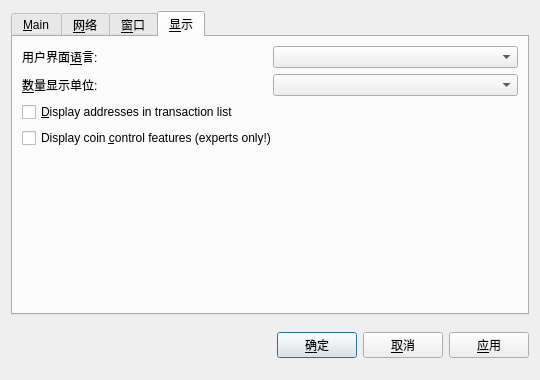
<?xml version="1.0" encoding="UTF-8"?>
<ui version="4.0">
 <class>OptionsDialog</class>
 <widget class="QDialog" name="OptionsDialog">
  <property name="geometry">
   <rect>
    <x>0</x>
    <y>0</y>
    <width>540</width>
    <height>380</height>
   </rect>
  </property>
  <property name="windowTitle">
   <string>Options</string>
  </property>
  <property name="modal">
   <bool>true</bool>
  </property>
  <layout class="QVBoxLayout" name="verticalLayout">
   <item>
    <widget class="QTabWidget" name="tabWidget">
     <property name="tabPosition">
      <enum>QTabWidget::North</enum>
     </property>
     <property name="currentIndex">
      <number>3</number>
     </property>
     <widget class="QWidget" name="tabMain">
      <attribute name="title">
       <string>&amp;Main</string>
      </attribute>
      <layout class="QVBoxLayout" name="verticalLayout_Main">
       <item>
        <widget class="QLabel" name="transactionFeeInfoLabel">
         <property name="text">
          <string>Optional transaction fee per kB that helps make sure your transactions are processed quickly. Most transactions are 1 kB.</string>
         </property>
         <property name="textFormat">
          <enum>Qt::PlainText</enum>
         </property>
         <property name="wordWrap">
          <bool>true</bool>
         </property>
        </widget>
       </item>
       <item>
        <layout class="QHBoxLayout" name="horizontalLayout_1_Main">
         <item>
          <widget class="QLabel" name="transactionFeeLabel">
           <property name="text">
            <string>Pay transaction &amp;fee</string>
           </property>
           <property name="textFormat">
            <enum>Qt::PlainText</enum>
           </property>
           <property name="buddy">
            <cstring>transactionFee</cstring>
           </property>
          </widget>
         </item>
         <item>
          <widget class="BitcoinAmountField" name="transactionFee"/>
         </item>
         <item>
          <spacer name="horizontalSpacer_1_Main">
           <property name="orientation">
            <enum>Qt::Horizontal</enum>
           </property>
           <property name="sizeHint" stdset="0">
            <size>
             <width>40</width>
             <height>20</height>
            </size>
           </property>
          </spacer>
         </item>
        </layout>
       </item>
       <item>
        <widget class="QCheckBox" name="bitcoinAtStartup">
         <property name="toolTip">
          <string>Automatically start Kangyuanjifen after logging in to the system.</string>
         </property>
         <property name="text">
          <string>&amp;Start Kangyuanjifen on system login</string>
         </property>
        </widget>
       </item>
       <item>
        <spacer name="verticalSpacer_Main">
         <property name="orientation">
          <enum>Qt::Vertical</enum>
         </property>
         <property name="sizeHint" stdset="0">
          <size>
           <width>20</width>
           <height>40</height>
          </size>
         </property>
        </spacer>
       </item>
       <item>
        <layout class="QHBoxLayout" name="horizontalLayout_2_Main">
         <item>
          <spacer name="horizontalSpacer_2_Main">
           <property name="orientation">
            <enum>Qt::Horizontal</enum>
           </property>
           <property name="sizeHint" stdset="0">
            <size>
             <width>40</width>
             <height>20</height>
            </size>
           </property>
          </spacer>
         </item>
         <item>
          <widget class="QPushButton" name="resetButton">
           <property name="toolTip">
            <string>Reset all client options to default.</string>
           </property>
           <property name="text">
            <string>&amp;Reset Options</string>
           </property>
           <property name="autoDefault">
            <bool>false</bool>
           </property>
          </widget>
         </item>
        </layout>
       </item>
      </layout>
     </widget>
     <widget class="QWidget" name="tabNetwork">
      <attribute name="title">
       <string>&amp;网络</string>
      </attribute>
      <layout class="QVBoxLayout" name="verticalLayout_Network">
       <item>
        <widget class="QCheckBox" name="mapPortUpnp">
         <property name="toolTip">
          <string>Automatically open the Kangyuanjifen client port on the router. This only works when your router supports UPnP and it is enabled.</string>
         </property>
         <property name="text">
          <string>Map port using &amp;UPnP</string>
         </property>
        </widget>
       </item>
       <item>
        <widget class="QCheckBox" name="connectSocks">
         <property name="toolTip">
          <string>Connect to the Kangyuanjifen network through a SOCKS proxy (e.g. when connecting through Tor).</string>
         </property>
         <property name="text">
          <string>&amp;Connect through SOCKS proxy:</string>
         </property>
        </widget>
       </item>
       <item>
        <layout class="QHBoxLayout" name="horizontalLayout_Network">
         <item>
          <widget class="QLabel" name="proxyIpLabel">
           <property name="text">
            <string>Proxy &amp;IP:</string>
           </property>
           <property name="textFormat">
            <enum>Qt::PlainText</enum>
           </property>
           <property name="buddy">
            <cstring>proxyIp</cstring>
           </property>
          </widget>
         </item>
         <item>
          <widget class="QValidatedLineEdit" name="proxyIp">
           <property name="maximumSize">
            <size>
             <width>140</width>
             <height>16777215</height>
            </size>
           </property>
           <property name="toolTip">
            <string>IP address of the proxy (e.g. 127.0.0.1)</string>
           </property>
          </widget>
         </item>
         <item>
          <widget class="QLabel" name="proxyPortLabel">
           <property name="text">
            <string>&amp;Port:</string>
           </property>
           <property name="textFormat">
            <enum>Qt::PlainText</enum>
           </property>
           <property name="buddy">
            <cstring>proxyPort</cstring>
           </property>
          </widget>
         </item>
         <item>
          <widget class="QLineEdit" name="proxyPort">
           <property name="maximumSize">
            <size>
             <width>55</width>
             <height>16777215</height>
            </size>
           </property>
           <property name="toolTip">
            <string>Port of the proxy (e.g. 9050)</string>
           </property>
          </widget>
         </item>
         <item>
          <widget class="QLabel" name="socksVersionLabel">
           <property name="text">
            <string>SOCKS &amp;Version:</string>
           </property>
           <property name="textFormat">
            <enum>Qt::PlainText</enum>
           </property>
           <property name="buddy">
            <cstring>socksVersion</cstring>
           </property>
          </widget>
         </item>
         <item>
          <widget class="QValueComboBox" name="socksVersion">
           <property name="toolTip">
            <string>SOCKS version of the proxy (e.g. 5)</string>
           </property>
          </widget>
         </item>
         <item>
          <spacer name="horizontalSpacer_Network">
           <property name="orientation">
            <enum>Qt::Horizontal</enum>
           </property>
           <property name="sizeHint" stdset="0">
            <size>
             <width>40</width>
             <height>20</height>
            </size>
           </property>
          </spacer>
         </item>
        </layout>
       </item>
       <item>
        <spacer name="verticalSpacer_Network">
         <property name="orientation">
          <enum>Qt::Vertical</enum>
         </property>
         <property name="sizeHint" stdset="0">
          <size>
           <width>20</width>
           <height>40</height>
          </size>
         </property>
        </spacer>
       </item>
      </layout>
     </widget>
     <widget class="QWidget" name="tabWindow">
      <attribute name="title">
       <string>&amp;窗口</string>
      </attribute>
      <layout class="QVBoxLayout" name="verticalLayout_Window">
       <item>
        <widget class="QCheckBox" name="minimizeToTray">
         <property name="toolTip">
          <string>Show only a tray icon after minimizing the window.</string>
         </property>
         <property name="text">
          <string>&amp;Minimize to the tray instead of the taskbar</string>
         </property>
        </widget>
       </item>
       <item>
        <widget class="QCheckBox" name="minimizeOnClose">
         <property name="toolTip">
          <string>Minimize instead of exit the application when the window is closed. When this option is enabled, the application will be closed only after selecting Quit in the menu.</string>
         </property>
         <property name="text">
          <string>M&amp;inimize on close</string>
         </property>
        </widget>
       </item>
       <item>
        <spacer name="verticalSpacer_Window">
         <property name="orientation">
          <enum>Qt::Vertical</enum>
         </property>
         <property name="sizeHint" stdset="0">
          <size>
           <width>20</width>
           <height>40</height>
          </size>
         </property>
        </spacer>
       </item>
      </layout>
     </widget>
     <widget class="QWidget" name="tabDisplay">
      <attribute name="title">
       <string>&amp;显示</string>
      </attribute>
      <layout class="QVBoxLayout" name="verticalLayout_Display">
       <item>
        <layout class="QHBoxLayout" name="horizontalLayout_1_Display">
         <item>
          <widget class="QLabel" name="langLabel">
           <property name="text">
            <string>用户界面&amp;语言:</string>
           </property>
           <property name="textFormat">
            <enum>Qt::PlainText</enum>
           </property>
           <property name="buddy">
            <cstring>lang</cstring>
           </property>
          </widget>
         </item>
         <item>
          <widget class="QValueComboBox" name="lang">
           <property name="toolTip">
            <string>The user interface language can be set here. This setting will take effect after restarting Kangyuanjifen.</string>
           </property>
          </widget>
         </item>
        </layout>
       </item>
       <item>
        <layout class="QHBoxLayout" name="horizontalLayout_2_Display">
         <item>
          <widget class="QLabel" name="unitLabel">
           <property name="text">
            <string>&amp;数量显示单位:</string>
           </property>
           <property name="textFormat">
            <enum>Qt::PlainText</enum>
           </property>
           <property name="buddy">
            <cstring>unit</cstring>
           </property>
          </widget>
         </item>
         <item>
          <widget class="QValueComboBox" name="unit">
           <property name="toolTip">
            <string>Choose the default subdivision unit to show in the interface and when sending coins.</string>
           </property>
          </widget>
         </item>
        </layout>
       </item>
       <item>
        <widget class="QCheckBox" name="displayAddresses">
         <property name="toolTip">
          <string>Whether to show Kangyuanjifen addresses in the transaction list or not.</string>
         </property>
         <property name="text">
          <string>&amp;Display addresses in transaction list</string>
         </property>
        </widget>
       </item>
       <item>
        <widget class="QCheckBox" name="coinControlFeatures">
         <property name="toolTip">
          <string>Whether to show coin control features or not.</string>
         </property>
         <property name="text">
          <string>Display coin &amp;control features (experts only!)</string>
         </property>
        </widget>
       </item>
       <item>
        <spacer name="verticalSpacer_Display">
         <property name="orientation">
          <enum>Qt::Vertical</enum>
         </property>
         <property name="sizeHint" stdset="0">
          <size>
           <width>20</width>
           <height>40</height>
          </size>
         </property>
        </spacer>
       </item>
      </layout>
     </widget>
    </widget>
   </item>
   <item>
    <layout class="QHBoxLayout" name="horizontalLayout_Buttons">
     <item>
      <spacer name="horizontalSpacer_1">
       <property name="orientation">
        <enum>Qt::Horizontal</enum>
       </property>
       <property name="sizeHint" stdset="0">
        <size>
         <width>40</width>
         <height>48</height>
        </size>
       </property>
      </spacer>
     </item>
     <item>
      <widget class="QLabel" name="statusLabel">
       <property name="font">
        <font>
         <weight>75</weight>
         <bold>true</bold>
        </font>
       </property>
       <property name="text">
        <string/>
       </property>
       <property name="textFormat">
        <enum>Qt::PlainText</enum>
       </property>
       <property name="wordWrap">
        <bool>true</bool>
       </property>
      </widget>
     </item>
     <item>
      <spacer name="horizontalSpacer_2">
       <property name="orientation">
        <enum>Qt::Horizontal</enum>
       </property>
       <property name="sizeHint" stdset="0">
        <size>
         <width>40</width>
         <height>48</height>
        </size>
       </property>
      </spacer>
     </item>
     <item>
      <widget class="QPushButton" name="okButton">
       <property name="text">
        <string>&amp;确定</string>
       </property>
      </widget>
     </item>
     <item>
      <widget class="QPushButton" name="cancelButton">
       <property name="text">
        <string>&amp;取消</string>
       </property>
       <property name="autoDefault">
        <bool>false</bool>
       </property>
      </widget>
     </item>
     <item>
      <widget class="QPushButton" name="applyButton">
       <property name="text">
        <string>&amp;应用</string>
       </property>
       <property name="autoDefault">
        <bool>false</bool>
       </property>
      </widget>
     </item>
    </layout>
   </item>
  </layout>
 </widget>
 <customwidgets>
  <customwidget>
   <class>BitcoinAmountField</class>
   <extends>QSpinBox</extends>
   <header>bitcoinamountfield.h</header>
   <container>1</container>
  </customwidget>
  <customwidget>
   <class>QValueComboBox</class>
   <extends>QComboBox</extends>
   <header>qvaluecombobox.h</header>
  </customwidget>
  <customwidget>
   <class>QValidatedLineEdit</class>
   <extends>QLineEdit</extends>
   <header>qvalidatedlineedit.h</header>
  </customwidget>
 </customwidgets>
 <resources/>
 <connections/>
</ui>
